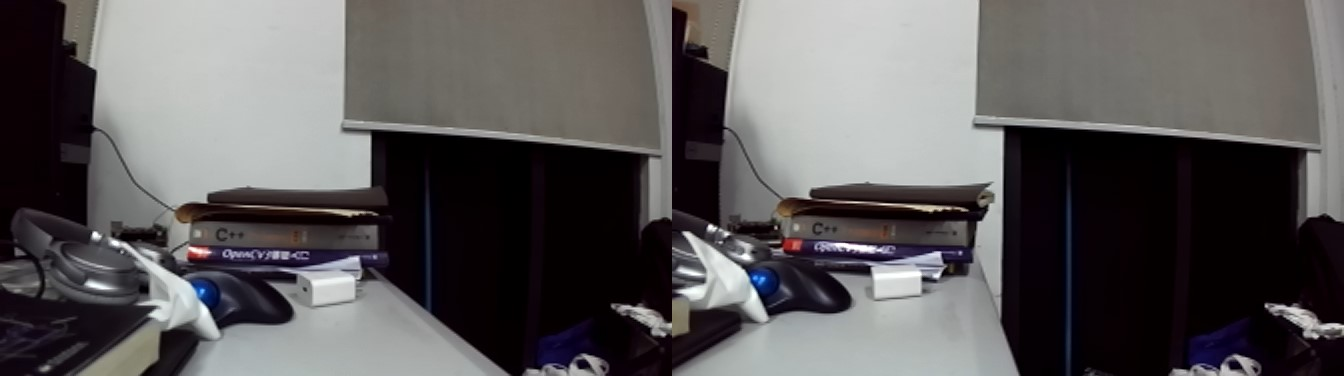
//> input picture build/test.jpg, 1344 x 376 px
$ ./imgSeg build/test.jpg   (built with g++ and OpenCV 4)
//> lines starting //> are read from the running program, lines starting //| are printed output that depends on the picture
#include <opencv2/core/core.hpp>
#include <opencv2/highgui/highgui.hpp>
#include <opencv2/imgproc/imgproc.hpp>
#include <string>
#include <iostream>
using namespace cv;
using namespace std;
int n = 27;
int main(int argc, char** argv)
{
    char file1[100];
    char file2[100];
    for(int i=1; i<=n; ++i){
        Mat frame = imread(argv[i]);
//> frame is the input picture: 376 rows x 1344 cols, CV_8UC3; mean B, G, R 90.4, 89.7, 92.4
        Mat leftImage, rightImage;
        leftImage = frame(Rect(0, 0, frame.size().width / 2, frame.size().height));//split left image
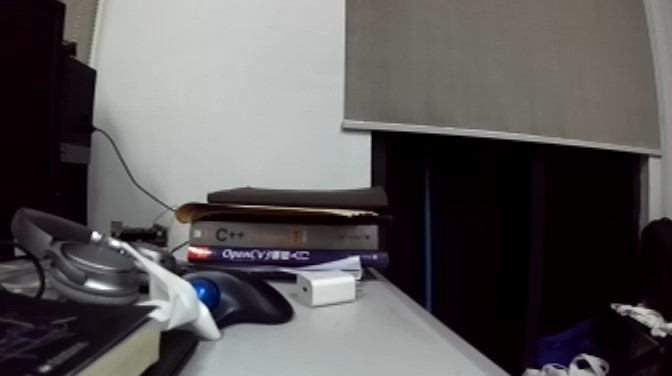
//> leftImage: 376 rows x 672 cols, CV_8UC3; mean B, G, R 87.6, 87.1, 89.8
        rightImage = frame(Rect(frame.size().width / 2, 0, frame.size().width / 2, frame.size().height));//split right image
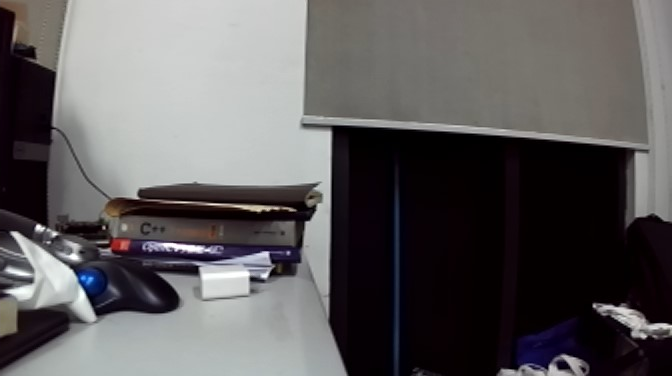
//> rightImage: 376 rows x 672 cols, CV_8UC3; mean B, G, R 93.2, 92.4, 94.9
//> (the run ends here: the program stops with an error, at `Mat frame = imread(argv[i]);`)
